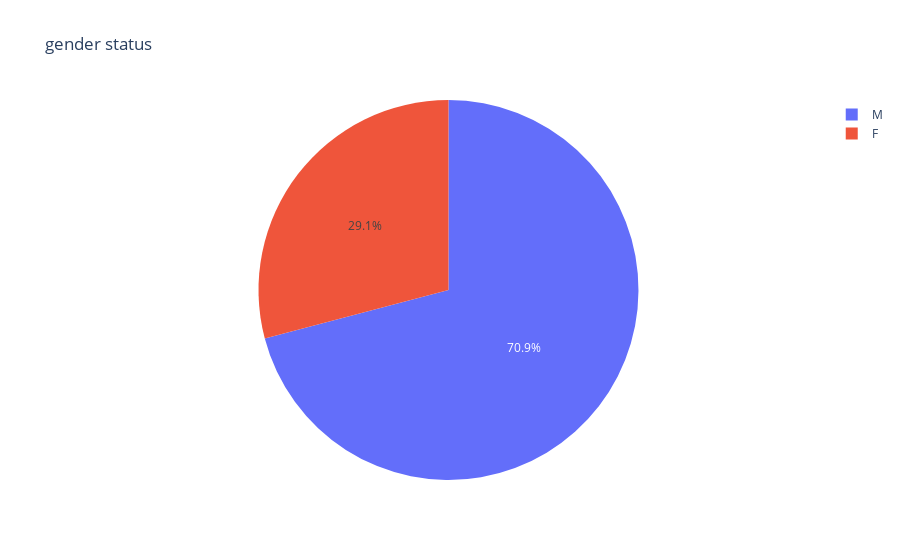

Notebook code cell kept with this figure:
### Code cell
px.pie(data_frame=df , names='gender',title= ' gender status')

### Figure 1 — Plotly figure (JSON) as saved in the notebook; plotly's stock layout.template omitted (floating-point values rounded to 4 significant figures; data arrays with more than 128 entries replaced by an {"elided": "..."} marker saying what was removed)
{"data": [{"domain": {"x": [0, 1], "y": [0, 1]}, "hovertemplate": "gender=%{label}<extra></extra>", "labels": {"elided": "670 str values"}, "legendgroup": "", "name": "", "showlegend": true, "type": "pie"}], "layout": {"legend": {"tracegroupgap": 0}, "title": {"text": " gender status"}}}
